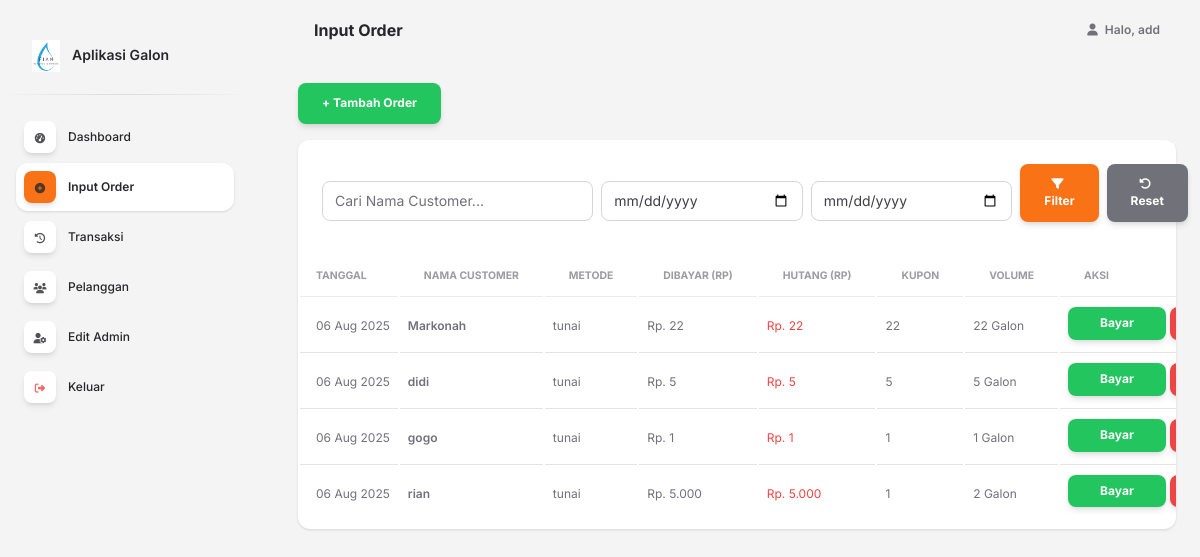
Screenshot of /index.php?page=input_order (signed in) with the database file from the repository.
### tables this page shows
CREATE TABLE `transaksi` (
  `id` int(11) NOT NULL,
  `tanggal` date NOT NULL,
  `nama_customer` varchar(100) NOT NULL,
  `volume` int(20) NOT NULL,
  `pembayaran` enum('tunai','kupon') NOT NULL,
  `dibayar` int(11) DEFAULT 0,
  `hutang` int(11) DEFAULT 0,
  `kupon` int(11) DEFAULT 0
);

### pages/input_order.php (the view, shortened to what this page needs)
<?php include "nav.php"; ?>
<link href="https://cdn.jsdelivr.net/npm/select2@4.1.0-rc.0/dist/css/select2.min.css" rel="stylesheet" />
<link rel="stylesheet" href="https://cdn.jsdelivr.net/npm/select2-bootstrap-5-theme@1.3.0/dist/select2-bootstrap-5-theme.min.css" />
<div class="container mt-4">
  <?php
  require_once __DIR__ . '/../config/db.php';
  ?>
  <button type="button" class="btn btn-success mb-3" data-bs-toggle="modal" data-bs-target="#modalInputOrder">
    + Tambah Order
  </button>
  <div class="card">
    <div class="card-header pb-0">
      <form method="GET" action="index.php">
        <div class="row g-2 align-items-center mb-3">
          <div class="col-12 col-lg-4">
            <input type="text" name="search_nama" id="search_nama" class="form-control" placeholder="Cari Nama Customer..." value="<?= isset($_GET['search_nama']) ? htmlspecialchars($_GET['search_nama']) : '' ?>">
          </div>
          <div class="col-12 col-sm-6 col-lg-3">
            <input type="date" name="start_date" id="start_date" class="form-control" value="<?= isset($_GET['start_date']) ? $_GET['start_date'] : '' ?>">
          </div>
          <div class="col-12 col-sm-6 col-lg-3">
            <input type="date" name="end_date" id="end_date" class="form-control" value="<?= isset($_GET['end_date']) ? $_GET['end_date'] : '' ?>">
          </div>
          <div class="col-12 col-lg-2">
            <div class="d-grid d-lg-flex gap-2">
              <button type="submit" class="btn btn-primary"><i class="fa-solid fa-filter me-1"></i>Filter</button>
              <a href="index.php?page=input_order" class="btn btn-secondary"><i class="fa-solid fa-rotate-left me-1"></i>Reset</a>
            </div>
          </div>
        </div>
      </form>
    </div>
    <div class="card-body px-0 pt-0 pb-2">
      <div class="table-responsive p-0">
        <table class="table align-items-center mb-0" id="hutangTable">
          <thead>
            <tr>
              <th class="text-uppercase text-secondary text-xxs font-weight-bolder opacity-7 ps-3">Tanggal</th>
              <th class="text-uppercase text-secondary text-xxs font-weight-bolder opacity-7">Nama Customer</th>
              <th class="text-uppercase text-secondary text-xxs font-weight-bolder opacity-7">Metode</th>
              <th class="text-uppercase text-secondary text-xxs font-weight-bolder opacity-7">Dibayar (Rp)</th>
              <th class="text-uppercase text-secondary text-xxs font-weight-bolder opacity-7">Hutang (Rp)</th>
              <th class="text-uppercase text-secondary text-xxs font-weight-bolder opacity-7">Kupon</th>
              <th class="text-uppercase text-secondary text-xxs font-weight-bolder opacity-7">Volume</th>
              <th class="text-uppercase text-secondary text-xxs font-weight-bolder opacity-7">Aksi</th>
            </tr>
          </thead>
          <tbody>
            <?php
            $where = ["hutang > 0"];
            $sql_where = "WHERE " . implode(" AND ", $where);
            $query = "SELECT * FROM transaksi $sql_where ORDER BY id DESC";
            $result = mysqli_query($conn, $query);
            while ($row = mysqli_fetch_assoc($result)) {
            ?>
              <tr>
                <td data-label="Tanggal" class="ps-3">
                  <p class="text-xs mb-0"><?php echo date('d M Y', strtotime($row['tanggal'])); ?></p>
                </td>
                <td data-label="Nama Customer">
                  <p class="text-xs font-weight-bold mb-0 nama-customer"><?php echo htmlspecialchars($row['nama_customer']); ?></p>
                </td>
                <td data-label="Metode">
                  <p class="text-xs mb-0"><?php echo $row['pembayaran']; ?></p>
                </td>
                <td data-label="Dibayar">
                  <p class="text-xs mb-0">Rp. <?php echo number_format($row['dibayar'], 0, ',', '.'); ?></p>
                </td>
                <td data-label="Hutang">
                  <p class="text-xs text-danger mb-0">Rp. <?php echo number_format($row['hutang'], 0, ',', '.'); ?></p>
                </td>
                <td data-label="Kupon">
                  <p class="text-xs mb-0"><?php echo $row['kupon']; ?></p>
                </td>
                <td data-label="Volume">
                  <p class="text-xs mb-0"><?php echo $row['volume']; ?> Galon</p>
                </td>
                <td data-label="Aksi">
                  <button class="btn btn-success btn-sm mb-1" data-bs-toggle="modal" data-bs-target="#modalBayar<?= $row['id'] ?>">Bayar</button>
                  <form method="POST" action="pages/hapus_transaksia.php" style="display:inline;" onsubmit="return confirm('Yakin ingin menghapus transaksi ini?');">
                    <button type="submit" class="btn btn-danger btn-sm mb-1">Hapus</button>
                  </form>
                </td>
              </tr>
            <?php } ?>
          </tbody>
        </table>
      </div>
    </div>
  </div>
</div>
<?php include "base/footer.php"; ?>

### rows the page displays
transaksi: tanggal "06 Aug 2025", nama_customer "Markonah", pembayaran "tunai", dibayar "22", hutang "22", kupon "22", volume "22"
transaksi: tanggal "06 Aug 2025", nama_customer "didi", pembayaran "tunai", dibayar "5", hutang "5", kupon "5", volume "5"
transaksi: tanggal "06 Aug 2025", nama_customer "gogo", pembayaran "tunai", dibayar "1", hutang "1", kupon "1", volume "1"
transaksi: tanggal "06 Aug 2025", nama_customer "rian", pembayaran "tunai", dibayar "5.000", hutang "5.000", kupon "1", volume "2"

### other values shown
str_replace('_', ' ', $_GET['page'] ?? 'Dashboard') "Input Order"
$_SESSION['username'] "add"
